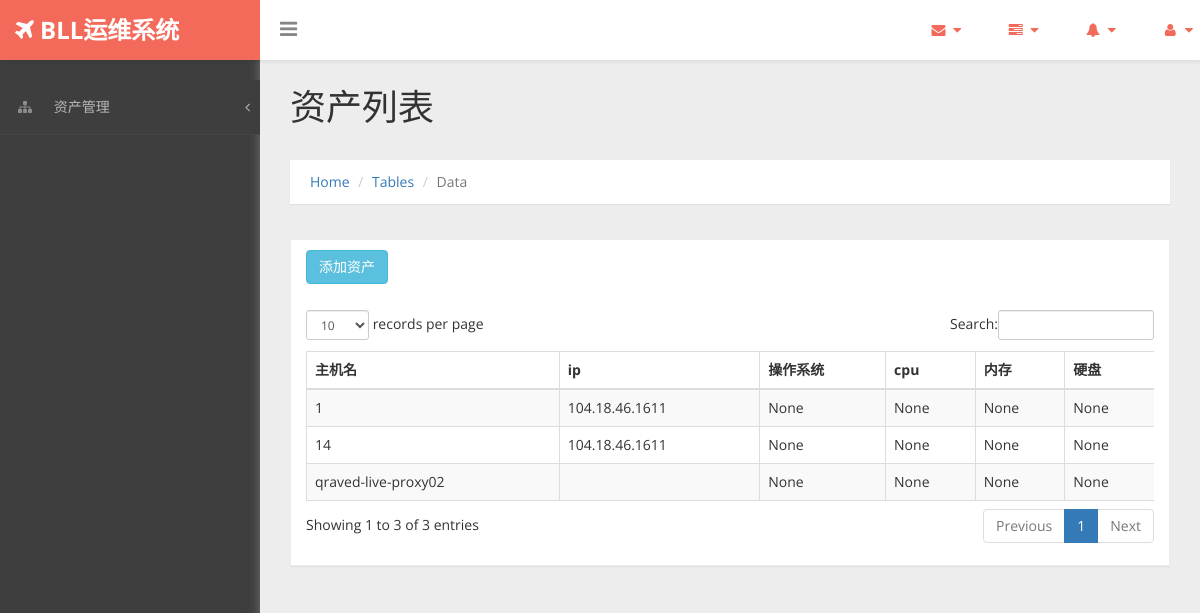
Screenshot of /asset/ with the database file from the repository.
### asset/models.py (models this page shows, shortened)
class Asset(models.Model):
    ip = models.CharField(max_length=32, blank=True, null=True, verbose_name=u"主机IP")
    private_ip = models.CharField(max_length=255, blank=True, null=True, verbose_name=u"other IP")
    hostname = models.CharField(unique=True, max_length=128, verbose_name=u"主机名")
    port = models.IntegerField(blank=True, null=True, verbose_name=u"端口号")
    username = models.CharField(max_length=16, blank=True, null=True, verbose_name=u"管理用户名")
    password = models.CharField(max_length=256, blank=True, null=True, verbose_name=u"密码")
    use_default_auth = models.BooleanField(default=True, verbose_name=u"使用默认管理账号")
    mac = models.CharField(max_length=20, blank=True, null=True, verbose_name=u"MAC地址")
    cpu = models.CharField(max_length=64, blank=True, null=True, verbose_name=u'CPU')
    memory = models.CharField(max_length=128, blank=True, null=True, verbose_name=u'内存')
    disk = models.CharField(max_length=1024, blank=True, null=True, verbose_name=u'硬盘')
    system_type = models.CharField(max_length=32, blank=True, null=True, verbose_name=u"系统类型")
    system_version = models.CharField(max_length=8, blank=True, null=True, verbose_name=u"系统版本号")
    status = models.CharField(max_length=50, blank=True, null=True, default=1, verbose_name=u"机器状态")
    env = models.IntegerField(choices=ASSET_ENV, blank=True, null=True, verbose_name=u"运行环境")
    date_added = models.DateTimeField(auto_now=True, null=True)
    is_active = models.BooleanField(default=True, verbose_name=u"是否激活")
    comment = models.CharField(max_length=128, blank=True, null=True, verbose_name=u"备注")

### asset/views.py (the view)
class IndexView(ListView):
    model = Asset
    template_name = 'asset/index.html'
    context_object_name = 'asset_list'
    fields = ['ip', 'hostname','env','cpu','memory','disk']

### templates/asset/index.html (shortened to what this page needs)
{% extends 'base.html' %}
 {% block main %}
     <div id="page-wrapper" >
		  <div class="header">
                        <h1 class="page-header">
                            资产列表
                        </h1>
						<ol class="breadcrumb">
					  <li><a href="#">Home</a></li>
					  <li><a href="#">Tables</a></li>
					  <li class="active">Data</li>
					</ol>
		</div>
            <div id="page-inner">
            <div class="row">
                <div class="col-md-12">
                    <div class="panel panel-default">
                        <div class="panel-heading">
                             <a href="{% url 'asset:add'  %}" class="btn btn-info"> 添加资产</a>
                        </div>
                        <div class="panel-body">
                            <div class="table-responsive">
                                <table class="table table-striped table-bordered table-hover" id="dataTables-example">
                                    <thead>
                                        <tr>
                                            <th>主机名</th>
                                            <th>ip</th>
                                            <th>操作系统</th>
                                            <th>cpu</th>
                                            <th>内存</th>
                                            <th>硬盘</th>
                                        </tr>
                                    </thead>
                                    <tbody>
                                       {% for asset in asset_list %}
                                        <tr class="odd gradeX">
                                            <td>{{ asset.hostname }}</td>
                                            <td>{{ asset.ip }}</td>
                                            <td class="center">{{ asset.env }}</td>
                                            <td class="center">{{ asset.cpu }}</td>
                                            <td class="center">{{ asset.memory }}</td>
                                            <td class="center">{{ asset.disk }}</td>
                                        </tr>
                                         {% endfor %}
                                    </tbody>
                                </table>
                            </div>
                        </div>
                    </div>
                </div>
            </div>
  {% endblock main %}

### asset/static/asset/css/custom-styles.css (style rules this page uses)
body { font-family: 'Open Sans', sans-serif; background: #3E3E3E; }
#page-wrapper { padding: 15px 15px; min-height: 600px; background: #EDEDED; }
#page-inner { width:100%; margin:10px 20px 10px 0px; background-color:transparent; padding: 15px 30px; min-height:1200px; }
h1, .h1, h2, .h2, h3, .h3 { margin-top: 7px; margin-bottom: -5px; }
.panel { border-radius:0px; }
#page-wrapper { position: relative; top: 55px; box-shadow: 0 0 10px #757575; -moz-box-shadow: 0 0 10px #757575; -webkit-box-shadow: 0 0 10px #757575; }
.breadcrumb { padding: 12px 10px 12px 20px; margin-bottom: 20px; list-style: none; border-radius: 0; -webkit-box-shadow: 0 1px 1px rgba(0,0,0,.05); box-shadow: 0 1px 1px rgba(0,0,0,.05);background: #fff; }
.page-header { margin: 0;border-bottom: 1px solid transparent;text-align: left;background-color: rgb(237, 237, 237);padding: 32px 22px 32px 0;color: #323232; }
.panel-default { border-color: #ECECEC; }
.panel-default > .panel-heading { color: #555; border-color: #FFF; font-weight:bold;background: #FFFFFF; font-size: 16px; text-shadow: none; }
.panel-heading { border-bottom: 1px solid transparent; border-top-left-radius: 3px; border-top-right-radius: 3px; }
.header { margin: 0 30px; }
@media (min-width:768px) { #page-wrapper { margin: 0 0 0 260px; padding: 0; min-height: 1200px; } }

### rows the page displays
Asset: hostname "qraved-live-proxy02", env "None", cpu "None", memory "None", disk "None"
Asset: hostname "1", ip "104.18.46.1611", env "None", cpu "None", memory "None", disk "None"
Asset: hostname "14", ip "104.18.46.1611", env "None", cpu "None", memory "None", disk "None"
